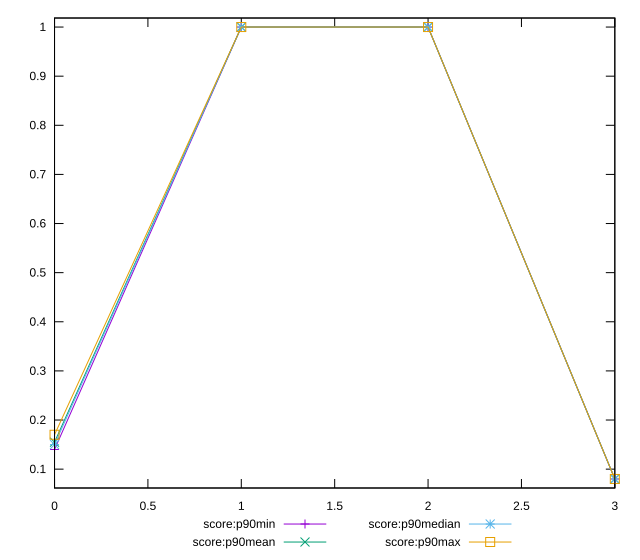

Recreate this plot in gnuplot.
reset

$scoreP90Min <<EOF
0 0.14
1 1
2 1
3 0.08
EOF

$scoreP90Mean <<EOF
0 0.15489361702127674
1 1
2 1
3 0.08000000000000006
EOF

$scoreP90Median <<EOF
0 0.15
1 1
2 1
3 0.08
EOF

$scoreP90Max <<EOF
0 0.17
1 1
2 1
3 0.08
EOF

set key outside below
set xrange [0:3]
set yrange [0.0616:1.0184]
set trange [0.0616:1.0184]
set terminal svg size 640, 560 enhanced background rgb 'white'
set output "reports/report_00030_2021-02-24T20-42-31.540Z/interactive/progression/score.svg"

plot $scoreP90Min title "score:p90min" with linespoints, \
     $scoreP90Mean title "score:p90mean" with linespoints, \
     $scoreP90Median title "score:p90median" with linespoints, \
     $scoreP90Max title "score:p90max" with linespoints

reset
